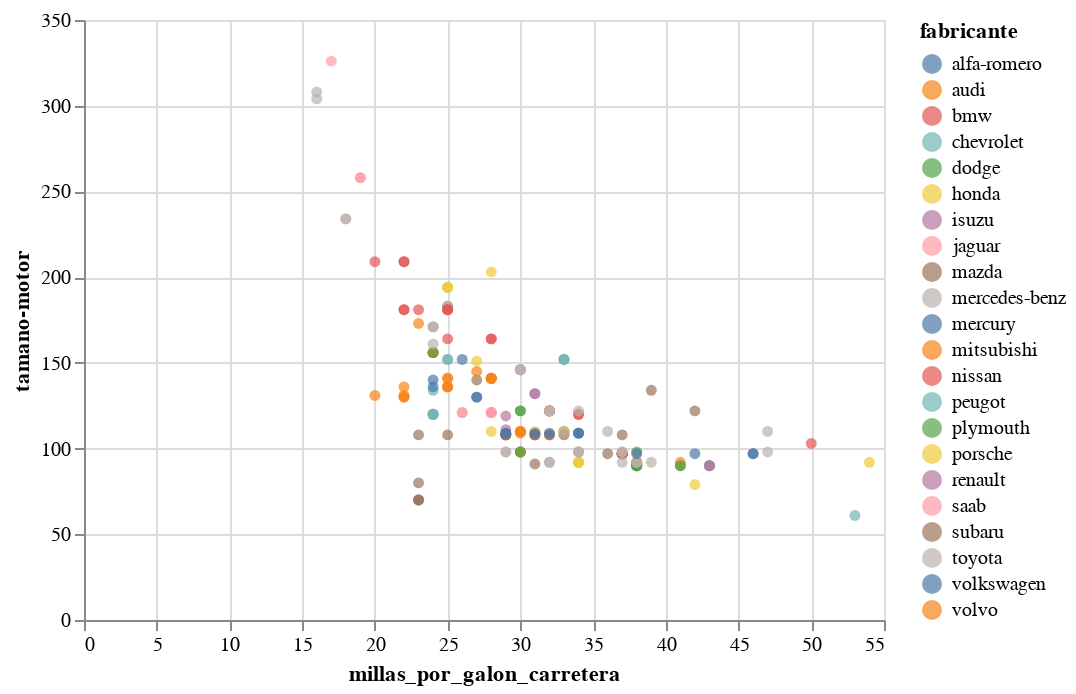

Notebook source saved alongside this figure:
### Code cell
#### GRAFICO para NUMEICOSvsNUMERICO (Dispersion o scatterplot)
#base = alt.Chart(df)
#chart = base.mark_circle()
#chart.encode(x='millas_por_galon_carretera', y='tamano-motor', color='fabricante')
alt.Chart(df).mark_circle().encode(x='millas_por_galon_carretera', y='tamano-motor', color='fabricante')

### Figure 1 — Vega-Lite specification as saved in the notebook (floating-point values rounded to 4 significant figures; data arrays with more than 128 entries replaced by an {"elided": "..."} marker saying what was removed)
{"config": {"view": {"continuousWidth": 400, "continuousHeight": 300}}, "data": {"name": "data-618b75d1ab701c677a7e20a11ba8c3dc"}, "mark": "circle", "encoding": {"color": {"field": "fabricante", "type": "nominal"}, "x": {"field": "millas_por_galon_carretera", "type": "quantitative"}, "y": {"field": "tamano-motor", "type": "quantitative"}}, "$schema": "https://vega.github.io/schema/vega-lite/v4.17.0.json", "datasets": {"data-618b75d1ab701c677a7e20a11ba8c3dc": {"elided": "205 records"}}}
